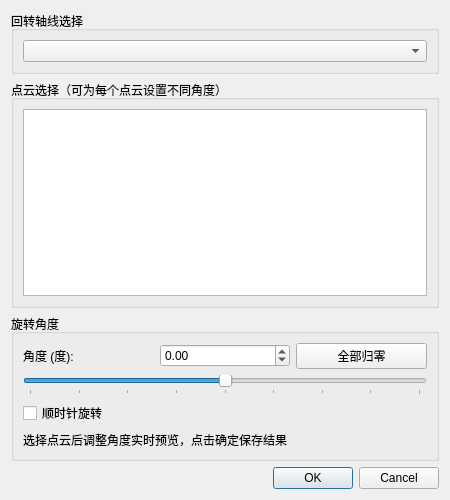
<?xml version="1.0" encoding="UTF-8"?>
<ui version="4.0">
 <class>AxisRotateDialog</class>
 <widget class="QDialog" name="AxisRotateDialog">
  <property name="geometry">
   <rect>
    <x>0</x>
    <y>0</y>
    <width>450</width>
    <height>500</height>
   </rect>
  </property>
  <property name="windowTitle">
   <string>绕轴线旋转 (Rotate Around Axis)</string>
  </property>
  <layout class="QVBoxLayout" name="verticalLayout">
   <item>
    <widget class="QGroupBox" name="groupBoxAxis">
     <property name="title">
      <string>回转轴线选择</string>
     </property>
     <layout class="QVBoxLayout" name="verticalLayout_2">
      <item>
       <widget class="QComboBox" name="comboBoxAxis">
        <property name="toolTip">
         <string>选择一条回转轴线</string>
        </property>
       </widget>
      </item>
     </layout>
    </widget>
   </item>
   <item>
    <widget class="QGroupBox" name="groupBoxCloud">
     <property name="title">
      <string>点云选择（可为每个点云设置不同角度）</string>
     </property>
     <layout class="QVBoxLayout" name="verticalLayout_3">
      <item>
       <widget class="QListWidget" name="listWidgetClouds">
        <property name="selectionMode">
         <enum>QAbstractItemView::ExtendedSelection</enum>
        </property>
        <property name="toolTip">
         <string>选择一个点云查看/编辑其旋转角度</string>
        </property>
       </widget>
      </item>
     </layout>
    </widget>
   </item>
   <item>
    <widget class="QGroupBox" name="groupBoxAngle">
     <property name="title">
      <string>旋转角度</string>
     </property>
     <layout class="QVBoxLayout" name="verticalLayout_4">
      <item>
       <layout class="QHBoxLayout" name="horizontalLayout_1">
        <item>
         <widget class="QLabel" name="labelAngle">
          <property name="text">
           <string>角度 (度):</string>
          </property>
         </widget>
        </item>
        <item>
         <widget class="QDoubleSpinBox" name="spinBoxAngle">
          <property name="decimals">
           <number>2</number>
          </property>
          <property name="minimum">
           <double>-360.000000000000000</double>
          </property>
          <property name="maximum">
           <double>360.000000000000000</double>
          </property>
          <property name="singleStep">
           <double>1.000000000000000</double>
          </property>
          <property name="value">
           <double>0.000000000000000</double>
          </property>
         </widget>
        </item>
        <item>
         <widget class="QPushButton" name="btnResetAllAngles">
          <property name="text">
           <string>全部归零</string>
          </property>
          <property name="toolTip">
           <string>将所有点云的旋转角度重置为0度</string>
          </property>
         </widget>
        </item>
       </layout>
      </item>
      <item>
       <widget class="QSlider" name="sliderAngle">
        <property name="minimum">
         <number>-36000</number>
        </property>
        <property name="maximum">
         <number>36000</number>
        </property>
        <property name="singleStep">
         <number>100</number>
        </property>
        <property name="pageStep">
         <number>1000</number>
        </property>
        <property name="value">
         <number>0</number>
        </property>
        <property name="orientation">
         <enum>Qt::Horizontal</enum>
        </property>
        <property name="tickPosition">
         <enum>QSlider::TicksBelow</enum>
        </property>
        <property name="tickInterval">
         <number>9000</number>
        </property>
       </widget>
      </item>
      <item>
       <widget class="QCheckBox" name="checkBoxClockwise">
        <property name="text">
         <string>顺时针旋转</string>
        </property>
        <property name="toolTip">
         <string>勾选为顺时针，不勾选为逆时针</string>
        </property>
       </widget>
      </item>
      <item>
       <widget class="QLabel" name="labelHint">
        <property name="text">
         <string>选择点云后调整角度实时预览，点击确定保存结果</string>
        </property>
        <property name="wordWrap">
         <bool>true</bool>
        </property>
       </widget>
      </item>
     </layout>
    </widget>
   </item>
   <item>
    <widget class="QDialogButtonBox" name="buttonBox">
     <property name="standardButtons">
      <set>QDialogButtonBox::Cancel|QDialogButtonBox::Ok</set>
     </property>
    </widget>
   </item>
  </layout>
 </widget>
 <resources/>
 <connections>
  <connection>
   <sender>buttonBox</sender>
   <signal>accepted()</signal>
   <receiver>AxisRotateDialog</receiver>
   <slot>accept()</slot>
   <hints>
    <hint type="sourcelabel">
     <x>248</x>
     <y>254</y>
    </hint>
    <hint type="destinationlabel">
     <x>157</x>
     <y>274</y>
    </hint>
   </hints>
  </connection>
  <connection>
   <sender>buttonBox</sender>
   <signal>rejected()</signal>
   <receiver>AxisRotateDialog</receiver>
   <slot>reject()</slot>
   <hints>
    <hint type="sourcelabel">
     <x>316</x>
     <y>260</y>
    </hint>
    <hint type="destinationlabel">
     <x>286</x>
     <y>274</y>
    </hint>
   </hints>
  </connection>
 </connections>
</ui>
